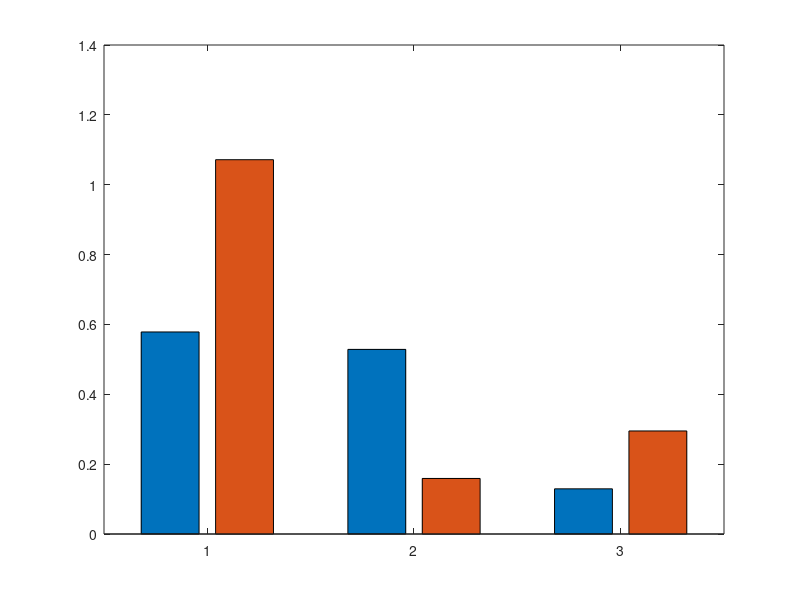

Write the MATLAB code that produced this figure. (Note: this script raises an error after producing the figure.)



%%%%%%%%%%%%%%%%%%%%%%%%%%%%%%%%
% Statistical Analysis for Theta band (TFDs)
% and figure plots
%%%%%%%%%%%%%%%%%%%%%%%%%%%%%%%%%
clc;
clear all
cd /Volumes/Karlos_SAP/Databases/BrainVision/Databases_paper/Theta
load theta_features.mat
% You can generate the database running the script Feature_extraction_theta.m
% and following the parameters explained in the paper
% This dataset contain the theta features used in the paper (1)-in revision
% (2017, Scientific reports).
% it loads a six sets of feature vectors with dimensions indicating numbers of infants,
% Each value corresponds to the mean power spectra calculated in the ROI.


% Theta values correspond to two groups (monolinguals and bilinguals) 
% and 3 languages or condition (nat-ita-ger)

%Reference:
% (1) "You sound familiar to me! Evoked and oscillatory EEG activity differentiates language discrimination in young monolingual and bilingual infants
% Loreto Nacar Garcia1*, C. Guerrero-Mosquera(b), M. Colomer(b), N. Sebastian-Galles(b)
% (a) Infant Studies Centre, University of British Columbia, 2136 West Mall, Vancouver, BC, V6T 1Z4, Canada
% (b) Center for Brain and Cognition, Universitat Pompeu Fabra, Ramon Trias Fargas, 25-27
% 08005 Barcelona, Spain
%*Correspondence to loreto.nacar@psych.ubc.ca


% Obtain Figure 3-b) (right) Mean power spectra for each language 
% in the Theta band from 400 to 1800 ms. 

y=[mean(theta_mono_nat) mean(theta_bi_nat);mean(theta_mono_ita) mean(theta_bi_ita)...
    ;mean(theta_mono_ger) mean(theta_bi_ger)];

%Scaling with respect to negative values (just for plotting)
% and it is not use for STAT analysis
y=2*min(min(y))*-1 + y;

e(1,1) = std(theta_mono_nat)/length(theta_mono_nat);
e(1,2) = std(theta_bi_nat)/length(theta_bi_nat);
e(2,1) = std(theta_mono_ita)/length(theta_mono_ita);
e(2,2) = std(theta_bi_ita)/length(theta_bi_ita);
e(3,1) = std(theta_mono_ger)/length(theta_mono_ger);
e(3,2) = std(theta_bi_ger)/length(theta_bi_ger);
figure, bar(y,'grouped'), hold on, errorb(y,e,'top');
set(gca,'Xtick',1:3,'XTickLabel',{'NAT','ITA','GER'},'Fontsize',10)
ylabel ('PSD (dB/Hz)','Fontsize',12)  
grid on
title('Languages comparison MONO-BI for each condition')
legend('MONO','BI')

% another way

e2=[e(:,1)';e(:,2)'];
y2=[y(:,1)';y(:,2)'];

figure, bar(y2,'grouped'), hold on, errorb(y2,e2,'top');
set(gca,'Xtick',1:2,'XTickLabel',{'MONO','BI'},'Fontsize',10)
ylabel ('PSD (dB/Hz)','Fontsize',12)  
grid on
title('Languages comparison MONO vs BI per group')
legend('NAT','ITA','GER')

pause;
%%%%%%% STATS: parametric test (after normalization test)
% individual language: ttest and signrank for paired samples

% MONO NAT vs ITA

           [h,p,ci,stats] = ttest(theta_mono_nat,theta_mono_ita);
           p_mono_nat_ita=p;
           t_mono_nat_ita=stats.tstat;
           clear p h ci stats
           
% MONO NAT vs GER
         
          
           [h,p,ci,stats] = ttest(theta_mono_nat,theta_mono_ger);
           p_mono_nat_ger=p;
           t_mono_nat_ger=stats.tstat;
           clear p h ci stats
           
% MONO ITA vs GER
           [h,p,ci,stats] = ttest(theta_mono_ita,theta_mono_ger);
           p_mono_ita_ger=p;
           t_mono_ita_ger=stats.tstat;
           clear p h ci stats 
           
           
% BI NAT vs ITA

           
           [h,p,ci,stats] = ttest(theta_bi_nat,theta_bi_ita);
           p_bi_nat_ita=p;
           t_bi_nat_ita=stats.tstat;
           clear p h ci stats
           
% BI NAT vs GER
           
           [h,p,ci,stats] = ttest(theta_bi_nat,theta_bi_ger);
           p_bi_nat_ger=p;
           t_bi_nat_ger=stats.tstat;
           clear p h ci stats
           
 % BI ITA vs GER
           [h,p,ci,stats] = ttest(theta_bi_ita,theta_bi_ger);
           p_bi_ita_ger=p;
           t_bi_ita_ger=stats.tstat;
           clear p h ci stats
           
 display('%%%%%%%%%%%%%%%%%%%%%%%%%%%%%%%%%%%%%%%%%%%%%%%%%')
 display('STATS ANALYSIS: all languages');
 display('%%%%%%%%%%%%%%%%%%%%%%%%%%%%%%%%%%%%%%%%%%%%%%%%%')
 % printing table: parametric

 matrix=[p_mono_nat_ita,p_mono_nat_ger,p_mono_ita_ger;p_bi_nat_ita,p_bi_nat_ger,p_bi_ita_ger];
 printmat(matrix, 'p values: parametric', 'MONO BI','NAT-ITA NAT-GER ITA-GER')
 
 clear matrix
 
 matrix=[t_mono_nat_ita,t_mono_nat_ger,t_mono_ita_ger;t_bi_nat_ita,t_bi_nat_ger,t_bi_ita_ger];
 printmat(matrix, 't values: parametric', 'MONO BI','NAT-ITA NAT-GER ITA-GER')

 pause;
 % for each group (MONO vs BI)
 % ttest2 and ranksum for no paired (independent) samples

 % NAT

           [h,p,ci,stats] = ttest2(theta_mono_nat,theta_bi_nat);
           p_nat=p;
           t_nat=stats.tstat;
           clear p h ci stats
% GER
         
           [h,p,ci,stats] = ttest2(theta_mono_ger,theta_bi_ger);
           p_ger=p;
           t_ger=stats.tstat;
           clear p h ci stats

% ITA
           [h,p,ci,stats] = ttest2(theta_mono_ita,theta_bi_ita);
           p_ita=p;
           t_ita=stats.tstat;
           clear p h ci stats

 display('%%%%%%%%%%%%%%%%%%%%%%%%%%%%%%%%%%%%%%%%%%%%%%%%%')
 display('STATS ANALYSIS: MONO vs BI');
 display('%%%%%%%%%%%%%%%%%%%%%%%%%%%%%%%%%%%%%%%%%%%%%%%%%')
 % printing table

 matrix=[p_nat,p_ger,p_ita;t_nat,t_ger,t_ita];
 printmat(matrix, 'Parametric:', 'p-values t values','NAT GER ITA')
 
 pause;
 %%%%%%%%%%%%%%%%%%%%%%%%
 % Analysis variance: parametric (one way ANOVA)
 
 % ANOVA
 
% General interaction with language NAT-GER-ITA and condition separately: One-way anova

% preparing data
data_All(:,1)=[theta_mono_nat;theta_bi_nat];
data_All(:,2)=[theta_mono_ger;theta_bi_ger];
data_All(:,3)=[theta_mono_ita;theta_bi_ita];

groups={'nat','ger','ita'};

% stats:  between-groups variation (Columns) and within-groups variation (Error)

%MONO
[p,table,stats]=anova1(data_All(1:length(data_All)/2,:),groups,'off');
table{2,1}='LagSound';
table{3,1}='Error';
display('%%%%%%%%%%%%%%%%%%%%%%%%%%%%%%%%%%%%%%%%%%%%%%%%%%%%%%%%%%%')
display('ANOVA ANALYSIS: Languaje interactions (MONO)');
display('%%%%%%%%%%%%%%%%%%%%%%%%%%%%%%%%%%%%%%%%%%%%%%%%%')
table 
figure,multcompare(stats);
title('MONO languaje multiple comparison (ANOVA)')
clear p table stats

pause;
%BI
[p,table,stats]=anova1(data_All(length(data_All)/2+1:end,:),groups,'off');
table{2,1}='LagSound';
table{3,1}='Error';
display('%%%%%%%%%%%%%%%%%%%%%%%%%%%%%%%%%%%%%%%%%%%%%%%%%%%%%%%%%%%')
display('ANOVA ANALYSIS: Languaje interactions (BI)');
display('%%%%%%%%%%%%%%%%%%%%%%%%%%%%%%%%%%%%%%%%%%%%%%%%%')
table 
figure,multcompare(stats);
title('BI languaje multiple comparison (ANOVA)')
clear p table stats
clear data_All groups
pause;

% interactions with groups MONO-BI
% ANOVA
% preparing data
data_All(:,1)=[theta_mono_nat;theta_mono_ger;theta_mono_ita];
data_All(:,2)=[theta_bi_nat;theta_bi_ger;theta_bi_ita];


groups={'mono','bi'};

% stats:  between-groups variation (Columns) and within-groups variation (Error)
[p,table,stats]=anova1(data_All,groups,'off');
table{2,1}='LNat';
table{3,1}='Error';
display('%%%%%%%%%%%%%%%%%%%%%%%%%%%%%%%%%%%%%%%%%%%%%%%%%%%%%%%%%%%')
display('ANOVA ANALYSIS: Group interaction');
display('%%%%%%%%%%%%%%%%%%%%%%%%%%%%%%%%%%%%%%%%%%%%%%%%%')
table 
figure,multcompare(stats);
title('MONO vs BI comparison (ANOVA)')
clear p table stats
clear data_All groups 
pause;

display('%%%%%%%%%%%%%%%%%%%%%%%%%%%%%%%%%%%%%%%%%%%%%%%%%%%%%%%%%%%')
display('Repeated measures ANOVA ANALYSIS: Full interaction');
display('%%%%%%%%%%%%%%%%%%%%%%%%%%%%%%%%%%%%%%%%%%%%%%%%%')
%%%% Repeated measures ANOVA 
% "repeated measure" means that we have (well) repeated measure on the same "subject".
% In our case: NAT, GER and ITA are the three measure points (within with repeated measures).
% Data format (LagSound, NAT=1,GER=2,ITA=3), between factor: LNat, MONO=1 and BI=2

%           ------------------     ------------------ 
%                    MONO                 BI
%           ------------------     ------------------
%    Subject   NAT  GER  ITA    Subject   NAT  GER  ITA   
%    -------------------------  -------------------------
%       1      10    8    6        29      10    8    6   
%       2       9    8    5        30      9    8    5   
%       3       8    7    4        31      8    7    4   
%       .       .    .    .        .       .    .    .    
%      28       6    3    7        56      6    3    7   
%    -------------------------     -------------------------
%
D=28; % number of subjects per group
L=3; % number of languages
% data for group
group_mon_data=[theta_mono_nat(1:D),theta_mono_ger(1:D),theta_mono_ita(1:D)];
group_mon_data=reshape(group_mon_data',numel(group_mon_data),1);
group_bi_data=[theta_bi_nat(1:D),theta_bi_ger(1:D),theta_bi_ita(1:D)];
group_bi_data=reshape(group_bi_data',numel(group_bi_data),1);

% labelling
groups=[repmat(1,[1 length(group_mon_data)]),repmat(2,[1 length(group_bi_data)])]';

LagSound=[1,2,3];
LagSound=repmat(LagSound,[1 length(groups)/length(LagSound)])';
% number of subjects and respective labels
Num_subjs=repmat(1:D,[L L-1]);
Num_subjs=reshape(Num_subjs,numel(Num_subjs),1);% 
%
% preparing data: group analysis
% LNat is a between-subject variable (BS) since each subject is in either one language group or the other. 
% LagSound (trials) is a within-subject variable (WS) since each subject performs on all three trials.
data_All(:,1)=[group_mon_data;group_bi_data];
data_All(:,2)=groups; % LNat variable
data_All(:,3)=LagSound;% within
data_All(:,4)=Num_subjs;


BWAOV2_SAP(data_All);
clear group* data_All*

